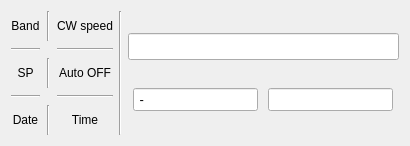
<?xml version="1.0" encoding="UTF-8"?>
<ui version="4.0">
 <class>MainWindow</class>
 <widget class="QMainWindow" name="MainWindow">
  <property name="geometry">
   <rect>
    <x>0</x>
    <y>0</y>
    <width>410</width>
    <height>146</height>
   </rect>
  </property>
  <property name="sizePolicy">
   <sizepolicy hsizetype="Minimum" vsizetype="Minimum">
    <horstretch>0</horstretch>
    <verstretch>0</verstretch>
   </sizepolicy>
  </property>
  <property name="minimumSize">
   <size>
    <width>410</width>
    <height>70</height>
   </size>
  </property>
  <property name="maximumSize">
   <size>
    <width>1000</width>
    <height>1000</height>
   </size>
  </property>
  <property name="baseSize">
   <size>
    <width>0</width>
    <height>0</height>
   </size>
  </property>
  <property name="windowTitle">
   <string notr="true">Easy Contest</string>
  </property>
  <property name="icon" stdset="0">
   <iconset>
    <normaloff>:/clean.png</normaloff>:/clean.png</iconset>
  </property>
  <widget class="QWidget" name="centralWidget">
   <layout class="QHBoxLayout" name="horizontalLayout_4">
    <item>
     <layout class="QHBoxLayout" name="horizontalLayout_3">
      <item>
       <layout class="QGridLayout" name="gridLayout">
        <property name="sizeConstraint">
         <enum>QLayout::SetMaximumSize</enum>
        </property>
        <property name="spacing">
         <number>7</number>
        </property>
        <item row="1" column="2">
         <widget class="Line" name="line_7">
          <property name="orientation">
           <enum>Qt::Horizontal</enum>
          </property>
         </widget>
        </item>
        <item row="0" column="0">
         <widget class="QLabel" name="band_label">
          <property name="text">
           <string>Band</string>
          </property>
          <property name="alignment">
           <set>Qt::AlignCenter</set>
          </property>
         </widget>
        </item>
        <item row="1" column="0">
         <widget class="Line" name="line_6">
          <property name="orientation">
           <enum>Qt::Horizontal</enum>
          </property>
         </widget>
        </item>
        <item row="4" column="1">
         <widget class="Line" name="line_2">
          <property name="orientation">
           <enum>Qt::Vertical</enum>
          </property>
         </widget>
        </item>
        <item row="2" column="1">
         <widget class="Line" name="line">
          <property name="orientation">
           <enum>Qt::Vertical</enum>
          </property>
         </widget>
        </item>
        <item row="0" column="1">
         <widget class="Line" name="line_4">
          <property name="orientation">
           <enum>Qt::Vertical</enum>
          </property>
         </widget>
        </item>
        <item row="4" column="0">
         <widget class="QLabel" name="date_label">
          <property name="text">
           <string>Date</string>
          </property>
          <property name="alignment">
           <set>Qt::AlignCenter</set>
          </property>
         </widget>
        </item>
        <item row="2" column="2">
         <widget class="QLabel" name="auto_CQ_label">
          <property name="text">
           <string>Auto OFF</string>
          </property>
          <property name="alignment">
           <set>Qt::AlignCenter</set>
          </property>
         </widget>
        </item>
        <item row="4" column="2">
         <widget class="QLabel" name="time_label">
          <property name="text">
           <string>Time</string>
          </property>
          <property name="alignment">
           <set>Qt::AlignCenter</set>
          </property>
         </widget>
        </item>
        <item row="2" column="0">
         <widget class="QLabel" name="CQ_SP_label">
          <property name="text">
           <string>SP</string>
          </property>
          <property name="alignment">
           <set>Qt::AlignCenter</set>
          </property>
         </widget>
        </item>
        <item row="0" column="2">
         <widget class="QLabel" name="cw_speed_label">
          <property name="text">
           <string>CW speed</string>
          </property>
          <property name="alignment">
           <set>Qt::AlignCenter</set>
          </property>
         </widget>
        </item>
        <item row="3" column="0">
         <widget class="Line" name="line_8">
          <property name="orientation">
           <enum>Qt::Horizontal</enum>
          </property>
         </widget>
        </item>
        <item row="3" column="2">
         <widget class="Line" name="line_9">
          <property name="orientation">
           <enum>Qt::Horizontal</enum>
          </property>
         </widget>
        </item>
       </layout>
      </item>
      <item>
       <widget class="Line" name="line_3">
        <property name="orientation">
         <enum>Qt::Vertical</enum>
        </property>
       </widget>
      </item>
      <item>
       <layout class="QVBoxLayout" name="verticalLayout_2">
        <item>
         <widget class="CustomLineEdit" name="callLineEdit">
          <property name="enabled">
           <bool>true</bool>
          </property>
          <property name="sizePolicy">
           <sizepolicy hsizetype="Expanding" vsizetype="Fixed">
            <horstretch>0</horstretch>
            <verstretch>0</verstretch>
           </sizepolicy>
          </property>
          <property name="minimumSize">
           <size>
            <width>240</width>
            <height>0</height>
           </size>
          </property>
          <property name="font">
           <font>
            <pointsize>12</pointsize>
           </font>
          </property>
         </widget>
        </item>
        <item>
         <layout class="QHBoxLayout" name="horizontalLayout">
          <property name="spacing">
           <number>5</number>
          </property>
          <item>
           <widget class="CustomLineEdit" name="tx_num_label">
            <property name="sizePolicy">
             <sizepolicy hsizetype="Fixed" vsizetype="Fixed">
              <horstretch>0</horstretch>
              <verstretch>0</verstretch>
             </sizepolicy>
            </property>
            <property name="minimumSize">
             <size>
              <width>0</width>
              <height>0</height>
             </size>
            </property>
            <property name="maximumSize">
             <size>
              <width>16777215</width>
              <height>16777215</height>
             </size>
            </property>
            <property name="sizeIncrement">
             <size>
              <width>0</width>
              <height>0</height>
             </size>
            </property>
            <property name="font">
             <font>
              <pointsize>10</pointsize>
             </font>
            </property>
            <property name="focusPolicy">
             <enum>Qt::NoFocus</enum>
            </property>
            <property name="inputMask">
             <string/>
            </property>
            <property name="text">
             <string> -</string>
            </property>
            <property name="lineWidth" stdset="0">
             <number>1</number>
            </property>
            <property name="midLineWidth" stdset="0">
             <number>0</number>
            </property>
           </widget>
          </item>
          <item>
           <widget class="CustomLineEdit" name="numberLineEdit">
            <property name="sizePolicy">
             <sizepolicy hsizetype="Fixed" vsizetype="Fixed">
              <horstretch>0</horstretch>
              <verstretch>0</verstretch>
             </sizepolicy>
            </property>
            <property name="minimumSize">
             <size>
              <width>0</width>
              <height>0</height>
             </size>
            </property>
            <property name="maximumSize">
             <size>
              <width>16777215</width>
              <height>16777215</height>
             </size>
            </property>
            <property name="font">
             <font>
              <pointsize>10</pointsize>
             </font>
            </property>
           </widget>
          </item>
         </layout>
        </item>
       </layout>
      </item>
     </layout>
    </item>
   </layout>
  </widget>
 </widget>
 <layoutdefault spacing="6" margin="11"/>
 <customwidgets>
  <customwidget>
   <class>CustomLineEdit</class>
   <extends>QLineEdit</extends>
   <header>../../home/zoer/QtProjects/EasyContest/source/customlineedit.h</header>
  </customwidget>
 </customwidgets>
 <resources/>
 <connections/>
</ui>
